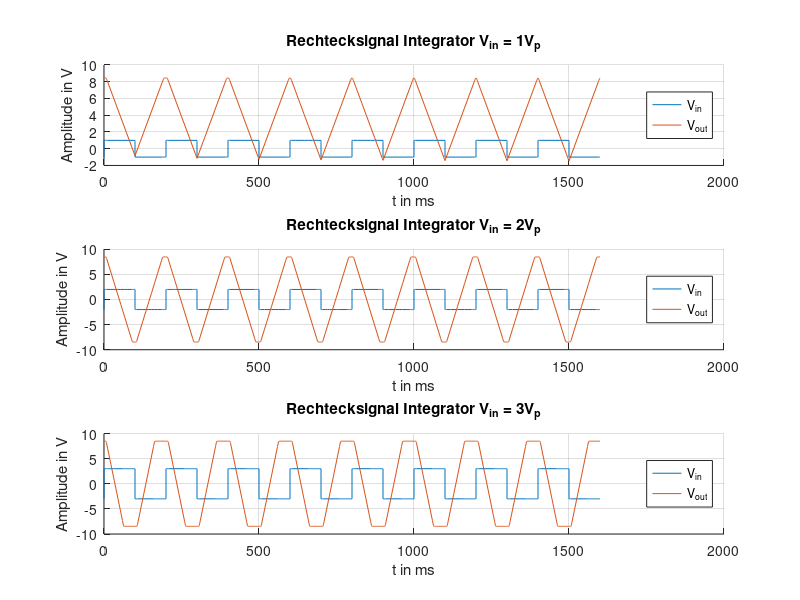

Here is the MATLAB script that generated this plot:
clear all
close all
clc

%% Einlesen der Rohdaten
square_in_1V = fopen('Response_square_Integrator_1V.txt','r');
heading_sq_in_1V = textscan(square_in_1V,'%s %s %s',1);
fgetl(square_in_1V);
data1 = textscan(square_in_1V,'%n %n %n');
fclose(square_in_1V);

square_in_2V = fopen('Response_square_Integrator_2V.txt','r');
heading_sq_in_2V = textscan(square_in_2V,'%s %s %s',1);
fgetl(square_in_2V);
data2 = textscan(square_in_2V,'%n %n %n');
fclose(square_in_2V); 

square_in_3V = fopen('Response_square_Integrator_3V.txt','r');
heading_sq_in_3V = textscan(square_in_3V,'%s %s %s',1);
fgetl(square_in_3V);
data3 = textscan(square_in_3V,'%n %n %n');
fclose(square_in_3V);

%% Anlegen der Vektoren
time_sq_in_1V = cell2mat(data1(1)).*1e3;
in_sq_1V = cell2mat(data1(2));
out_sq_1V = cell2mat(data1(3));

time_sq_in_2V = cell2mat(data2(1)).*1e3;
in_sq_2V = cell2mat(data2(2));
out_sq_2V = cell2mat(data2(3));

time_sq_in_3V = cell2mat(data3(1)).*1e3;
in_sq_3V = cell2mat(data3(2));
out_sq_3V = cell2mat(data3(3));

%% Plot der Simulationen

figure(1)
subplot(311)
hold all
plot(time_sq_in_1V, in_sq_1V)
plot(time_sq_in_1V, out_sq_1V)
title('Rechtecksignal Integrator V_{in} = 1V_p')
xlabel('t in ms')
ylabel('Amplitude in V')
legend('V_{in}', 'V_{out}')
legend('Location','east')
grid;
subplot(312)
hold all
plot(time_sq_in_2V, in_sq_2V)
plot(time_sq_in_2V, out_sq_2V)
title('Rechtecksignal Integrator V_{in} = 2V_p')
xlabel('t in ms')
ylabel('Amplitude in V')
legend('V_{in}', 'V_{out}')
legend('Location','east')
grid;
subplot(313)
hold all
plot(time_sq_in_3V, in_sq_3V)
plot(time_sq_in_3V, out_sq_3V)
title('Rechtecksignal Integrator V_{in} = 3V_p')
xlabel('t in ms')
ylabel('Amplitude in V')
legend('V_{in}', 'V_{out}')
legend('Location','east')
grid;



